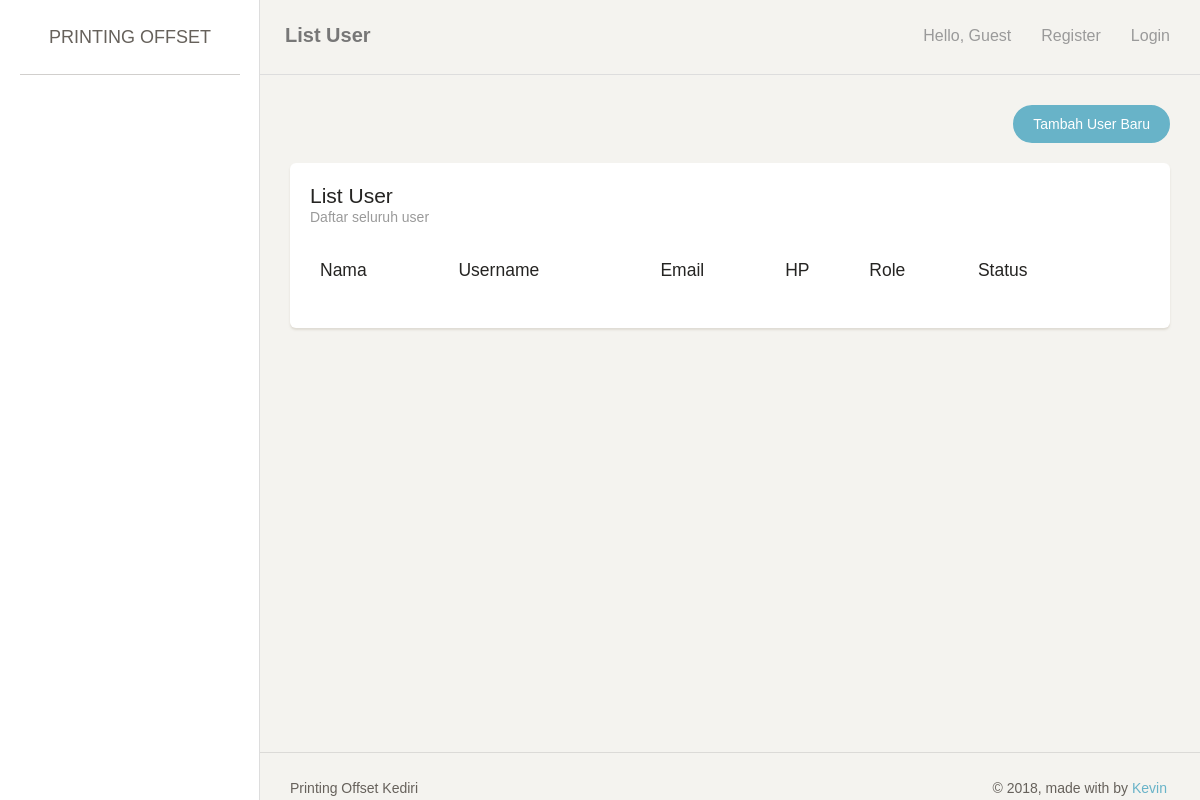
The page /index.php/user on the database as committed earlier.
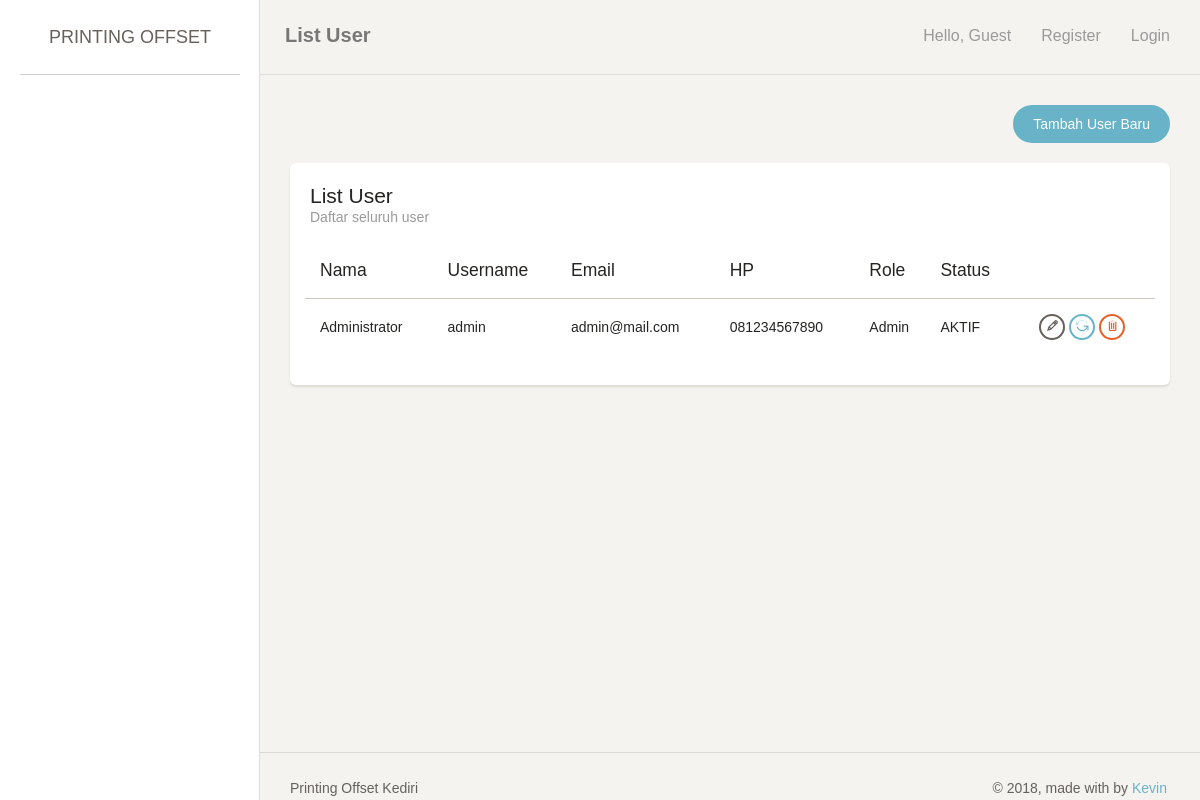
The same page on the database as committed later.
### tables this page shows
create table user
(
   id_user              int not null auto_increment,
   nama_user            varchar(255),
   alamat_user          varchar(255),
   no_hp                varchar(14),
   email                varchar(255),
   photo                varchar(255),
   username             varchar(255),
   password             varchar(255),
   role                 int,
   is_active            smallint,
   primary key (id_user)
);

### application/controllers/User.php (called while the page is built, shortened)
<?php
class User extends CI_Controller {
	public function index() {
		$this->lst();
	}
	public function lst() {
		if ($_SESSION['printer']['user']['role'] == 0){
			$data['page_title'] = 'List User';
			$data['page_note'] = 'Daftar seluruh user';
			$data['row'] = $this->MUser->getAll();
			$this->load->view('header', $data);
			$this->load->view('user_list', $data);
			$this->load->view('footer', $data);
		} else {
			redirect('login');
		}
	}
}

### index.php (called while the page is built, shortened)
<?php
require_once BASEPATH.'core/CodeIgniter.php';

### application/models/User_model.php (called while the page is built, shortened)
<?php
class User_model extends CI_Model {
	public function getAll() {
		return $this->db->get('user')->result_array();
	}
}

### application/views/user_list.php (the view, shortened to what this page needs)
<div class="content">
    <div class="container-fluid">
        <div class="row">
            <div class="col-md-12">
                <div align="right">
                    <a href="<?= site_url('user/add/'); ?>" class="btn btn-info btn-fill btn-wd">Tambah User Baru</a>
                </div>
                <br/>
                <div class="card">
                    <div class="header">
                        <h4 class="title"><?= $page_title; ?></h4>
                        <p class="category"><?= $page_note; ?></p>
                    </div>
                    <div class="content table-responsive">
                        <table id="myTable" class="table table-striped">
                            <thead><tr>
                                <th>Nama</th>
                                <th>Username</th>
                                <th>Email</th>
                                <th>HP</th>
                                <th>Role</th>
                                <th>Status</th>
                                <th></th>
                            </tr></thead>
                            <tbody>
                                <?php foreach ($row as $key => $value) {
                                    ?>
                                    <tr>
                                        <td><?= $value['nama_user']; ?></td>
                                        <td><?= $value['username']; ?></td>
                                        <td><?= $value['email']; ?></td>
                                        <td><?= $value['no_hp']; ?></td>
                                        <td>
                                            <?php if ($value['role'] == 0) echo 'Admin';
                                            else if ($value['role'] == 1) echo 'Pegawai';
                                            else echo 'Customer'; ?>
                                        </td>
                                        <td>
                                            <?php if ($value['is_active'] == 1) echo 'AKTIF';
                                            else echo 'NON-AKTIF'; ?>
                                        </td>
                                        <td align="center">
                                            <a href="<?= site_url('user/edit/'.$value['id_user']); ?>" class="btn btn-waning btn-xs"><span class="ti-pencil" title="Edit"></span></a>
                                            <?php if ($value['is_active']) { ?>
                                                <a href="<?= site_url('user/active/'.$value['id_user']); ?>" class="btn btn-info btn-xs"><span class="ti-reload" title="Deactivate"></span></a>
                                            <?php } else { ?>
                                                <?= form_hidden('status', 1); ?>
                                                <a href="<?= site_url('user/active/'.$value['id_user']); ?>" class="btn btn-info btn-xs"><span class="ti-reload" title="Activate"></span></a>
                                            <?php } ?>
                                            <a href="<?= site_url('user/delete/'.$value['id_user']); ?>" class="btn btn-danger btn-xs"><span class="ti-trash" title="Delete"></span></a>
                                        </td>
                                    </tr>
                                    <?php
                                } ?>
                            </tbody>
                        </table>
                    </div>
                </div>
            </div>
        </div>
    </div>
</div>

### application/views/header.php (shortened to what this page needs)
<!doctype html>
<html lang="en">
<head>
    <link rel="stylesheet" href="<?= base_url('assets/assets/css/bootstrap.min.css'); ?>" />
    <link rel="stylesheet" href="<?= base_url('assets/assets/css/animate.min.css'); ?>" />
    <link rel="stylesheet" href="<?= base_url('assets/assets/css/paper-dashboard.css'); ?>" />
    <link rel="stylesheet" href="<?= base_url('assets/assets/css/demo.css'); ?>" />
    <link rel="stylesheet" href="<?= base_url('assets/assets/css/themify-icons.css'); ?>" />
    <link rel="stylesheet" type="text/css" href="<?= base_url('assets/DataTables/datatables.min.css'); ?>"/>
    <link rel="stylesheet" type="text/css" href="<?= base_url('assets/DataTables/DataTables-1.10.18/css/jquery.dataTables.css'); ?>"/>
</head>
<body>
<div class="wrapper">
    <div class="sidebar" data-background-color="white" data-active-color="danger">
        <div class="sidebar-wrapper">
            <div class="logo">
                <a href="<?= base_url(); ?>" class="simple-text">
                    Printing Offset
                </a>
            </div>
        </div>
    </div>
    <div class="main-panel">
        <nav class="navbar navbar-default">
            <div class="container-fluid">
                <div class="navbar-header">
                    <a class="navbar-brand" href="#"><?= $page_title ?></a>
                </div>
                <div class="collapse navbar-collapse">
                    <ul class="nav navbar-nav navbar-right">
                        <li>
                            <a>
                                <p>Hello, <?= !empty($_SESSION['printer']['user']['nama']) ? $_SESSION['printer']['user']['nama'] : 'Guest'; ?></p>
                            </a>
                        </li>
                        <?php if (!empty($_SESSION['printer']['user'])) { ?>
                        <li>
                            <a href="<?= site_url('login/logout'); ?>">
                                <p>Logout</p>
                            </a>
                        </li>
                        <?php } else { ?>
                        <li>
                            <a href="<?= site_url('login/register_user'); ?>">
                                <p>Register</p>
                            </a>
                        </li>
                        <li>
                            <a href="<?= site_url('login'); ?>">
                                <p>Login</p>
                            </a>
                        </li>
                        <?php } ?>
                    </ul>
                </div>
            </div>
        </nav>

### application/views/footer.php (shortened to what this page needs)
    <footer class="footer">
        <div class="container-fluid">
            <nav class="pull-left">
                <ul>
                    <li>
                        <a href="<?= base_url(); ?>">
                            Printing Offset Kediri
                        </a>
                    </li>
                </ul>
            </nav>
            <div class="copyright pull-right">
                &copy; <script>document.write(new Date().getFullYear())</script>, made with <i class="fa fa-heart heart"></i> by <a href="#">Kevin</a>
            </div>
        </div>
    </footer>
</div>
</div>
</body>
</html>

Rows that differ between the two databases and show on the page:
added user: nama_user "Administrator", username "admin", email "admin@mail.com", no_hp "081234567890", role "Admin", is_active "AKTIF"
